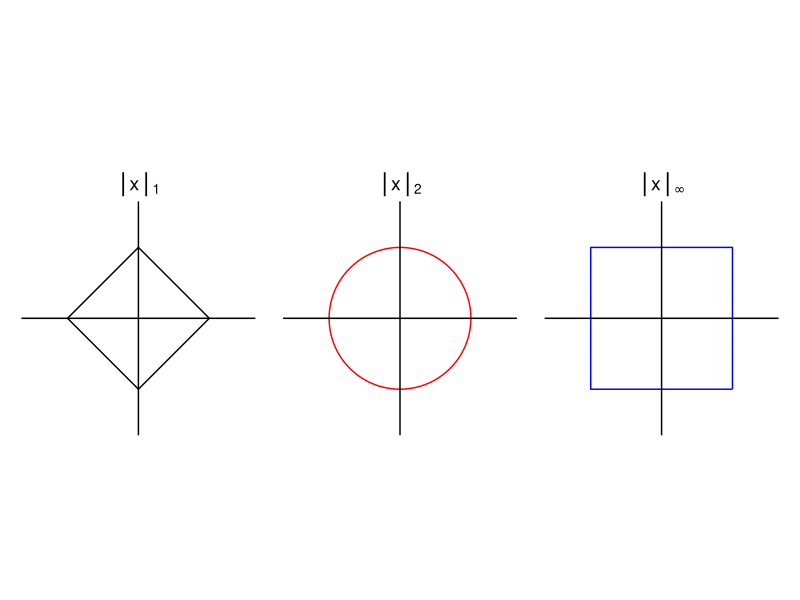

Here is the R script that generated this plot:
## ---- chunk 1
knitr::opts_chunk$set(echo = TRUE)
## ---- chunk 2
library(ggplot2)
library(patchwork)

theme_ball <- theme_void() +
  theme(plot.title = element_text(hjust = 0.5, size = 14),
        plot.margin = margin(10, 10, 10, 10))

lims <- coord_fixed(xlim = c(-1.5, 1.5), ylim = c(-1.5, 1.5))

## p = 1 : diamond (black)
diamond <- data.frame(x = c(1, 0, -1, 0, 1), y = c(0, 1, 0, -1, 0))
p1 <- ggplot() +
  geom_path(data = diamond, aes(x, y), color = "black") +
  geom_hline(yintercept = 0) +
  geom_vline(xintercept = 0) +
  lims +
  labs(title = expression(group("||", x, "||")[1])) +
  theme_ball

## p = 2 : circle (red)
theta <- seq(0, 2*pi, length.out = 200)
circle <- data.frame(x = cos(theta), y = sin(theta))
p2 <- ggplot() +
  geom_path(data = circle, aes(x, y), color = "red") +
  geom_hline(yintercept = 0) +
  geom_vline(xintercept = 0) +
  lims +
  labs(title = expression(group("||", x, "||")[2])) +
  theme_ball

## p = infinity : square (blue)
square <- data.frame(x = c(1, 1, -1, -1, 1), y = c(-1, 1, 1, -1, -1))
p3 <- ggplot() +
  geom_path(data = square, aes(x, y), color = "blue") +
  geom_hline(yintercept = 0) +
  geom_vline(xintercept = 0) +
  lims +
  labs(title = expression(group("||", x, "||")[infinity])) +
  theme_ball

# side-by-side (patchwork default with "+")
p1 + p2 + p3
